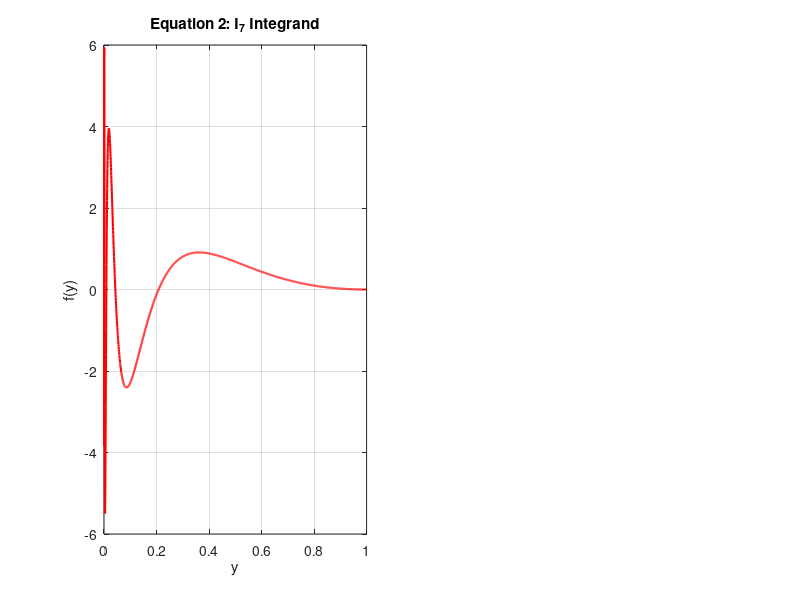

Reproduce this figure in MATLAB. (Note: this script raises an error after producing the figure.)
%% Written Exercise 5: Singularity Removal Visualization
clear; clc; close all;

disp('Generating plots for Exercise 5...');

% Define the integrands
% I7: Integrand with singularity at y=0
f7 = @(y) log(y) .* sin(2*log(y)); 

% I8: Transformed integrand (singularity removed)
f8 = @(t) log(t.^2) .* sin(2*log(t.^2)) .* (2*t);

% Setup domains
% Use a small offset for y to avoid evaluating log(0) which goes to -inf
y_vals = linspace(0.0001, 1, 2000); 
t_vals = linspace(0, 1, 2000);

% Create Figure
figure('Name', 'Exercise 5: Singularity Removal', 'Position', [100, 100, 900, 400]);

% Plot equation (2)
subplot(1, 2, 1);
plot(y_vals, f7(y_vals), 'r', 'LineWidth', 1.5);
title('Equation 2: I_7 Integrand');
xlabel('y'); 
ylabel('f(y)');
grid on;
subtitle('Notice the high frequency oscillation and unbounded amplitude near y=0');

% Plot equation (3)
subplot(1, 2, 2);
plot(t_vals, f8(t_vals), 'b', 'LineWidth', 1.5);
title('Equation 3: I_8 Integrand');
xlabel('t'); 
ylabel('f(t)');
grid on;
subtitle('Singularity removed by t^2 substitution (f(0) approaches 0)');
